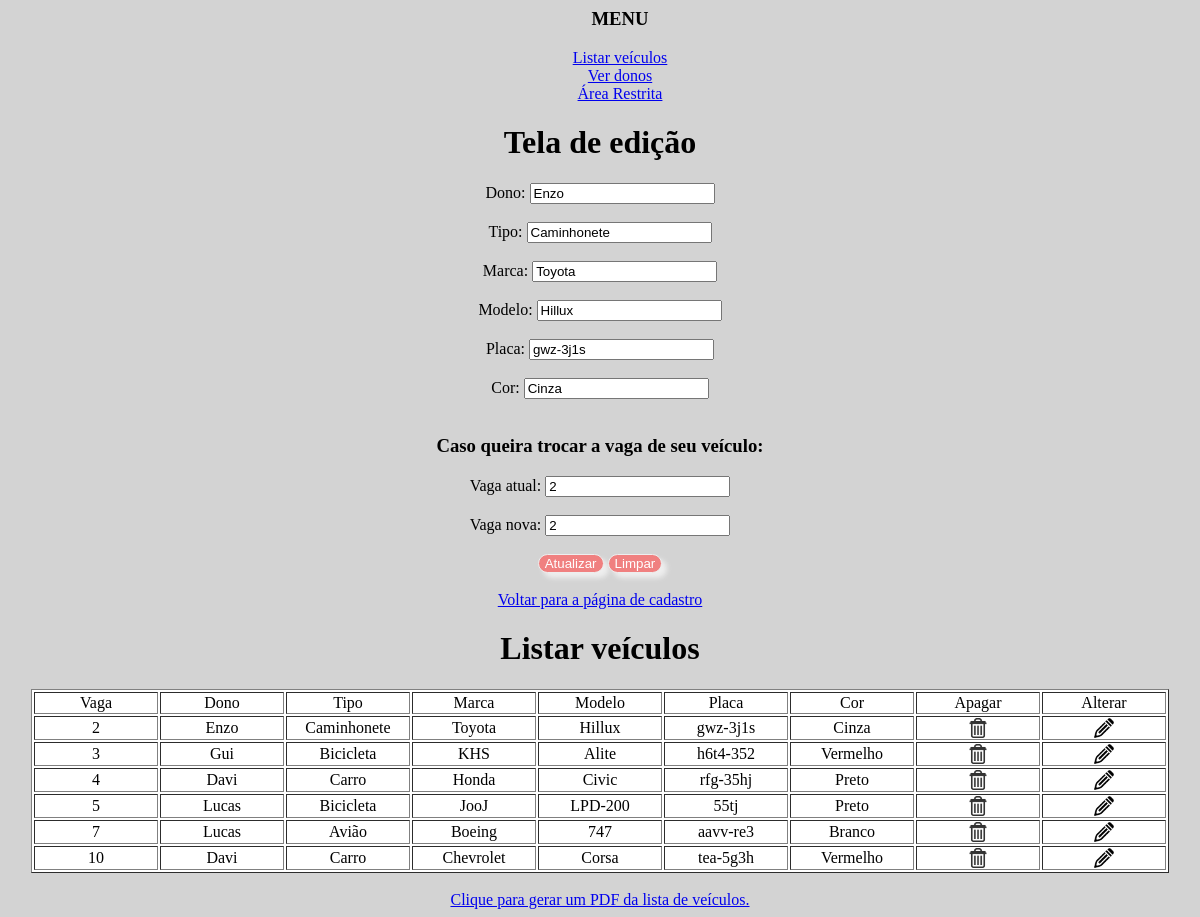
Screenshot of /alterar.php?tipo=2&id=2 with the database file from the repository.
### tables this page shows
CREATE TABLE `vagas` (
  `idvaga` int(50) NOT NULL,
  `modelo` varchar(50) NOT NULL,
  `dono` varchar(50) NOT NULL,
  `cor` varchar(50) NOT NULL,
  `marcas` varchar(50) NOT NULL,
  `placa` varchar(8) NOT NULL,
  `tipo` varchar(50) NOT NULL
);

### listar.php (the view, shortened to what this page needs)
<!DOCTYPE html>
<html lang="pt-br">
<?php
include_once("menu.php")
?>
<head>
    <link rel="stylesheet" type="text/css" href="css/botoes.css"/>
</head>
<body>
    <center>
    <h1>Listar veículos </h1>
    <?php
    $busca ="";
        $mysqli = new mysqli("localhost","root","","estacionamento");
        if($resultado_sel = $mysqli->query("SELECT idvaga,dono,tipo,marcas,modelo,placa,cor FROM vagas WHERE dono like '".$busca."%'")){
            echo'<table border="1">';
            echo'<tr>';
            echo'<td>Vaga</td>';
            echo'<td>Dono</td>';
            echo'<td>Tipo</td>';
            echo'<td>Marca</td>';
            echo'<td>Modelo</td>';
            echo'<td>Placa</td>';
            echo'<td>Cor</td>';
            echo'<td>Apagar';
            echo'<td>Alterar';
            echo'</tr>';
            while($row = mysqli_fetch_assoc($resultado_sel)){
                echo'<tr>';
                echo'<td>'.$row['idvaga'].'</td>';
                echo'<td>'.$row['dono'].'</td>';
                echo'<td>'.$row['tipo'].'</td>';
                echo'<td>'.$row['marcas'].'</td>';
                echo'<td>'.$row['modelo'].'</td>';
                echo'<td>'.$row['placa'].'</td>';
                echo'<td>'.$row['cor'].'</td>';
                echo "<td> <a href='deletar.php?tipo=2&id=".$row['idvaga']."'>
                <img src='img/del.png' width='20' height='20' title='Excluir'/>
                </td>";
                echo "<td> <a href='alterar.php?tipo=2&id=".$row['idvaga']."'>
                <img src='img/edit.png' width='20' height='20' title='Alterar'/>
                </td>";
                echo'</tr>';
            }
            echo'</table>';
        }
    ?>
    <br>
    <a href="gerarPDF.php">Clique para gerar um PDF da lista de veículos.</a>
    </center>
</body>
</html>

### alterar.php (shortened to what this page needs)
<?php
include_once("conexao.php");
include("menu.php");
$id = filter_input(INPUT_GET, 'id', FILTER_SANITIZE_NUMBER_INT);
$result_usuario = "SELECT * FROM vagas WHERE idvaga = '$id'";
$resultado_usuario = mysqli_query($conexao, $result_usuario);
$row_usuario = mysqli_fetch_assoc($resultado_usuario);
?>
<!DOCTYPE html>
<html lang="pt-br">
<head>
    <link rel="stylesheet" type="text/css" href="botoes.css"/>
</head>
<body>
    <center>
    <h1> Tela de edição </h1>
    <form method="POST" action="alterarCodigo.php">
        <label> Dono: </label>
        <input type="text" name="dono" value="<?php echo $row_usuario['dono']; ?>"/> <br /> <br>
        <label> Tipo: </label>
        <input type="text" name="tipo" value="<?php echo $row_usuario['tipo']; ?>"/> <br /> <br>
        <label> Marca: </label>
        <input type="text" name="marcas" value="<?php echo $row_usuario['marcas']; ?>"/> <br /> <br>
        <label> Modelo: </label>
        <input type="text" name="modelo" value="<?php echo $row_usuario['modelo']; ?>"/> <br /> <br>
        <label> Placa: </label>
        <input type="text" name="placa" value="<?php echo $row_usuario['placa']; ?>" maxlength="8"/> <br /> <br>
        <label> Cor: </label>
        <input type="text" name="cor" value="<?php echo $row_usuario['cor']; ?>"/> <br /> <br>
        <p><h3>Caso queira trocar a vaga de seu veículo: </h3></p>
        <label> Vaga atual: </label>
        <input type="text" name="vagaatual" value="<?php echo $row_usuario['idvaga']; ?>" readonly/> <br /> <br>
        <label> Vaga nova: </label>
        <input type="number" name="vaganova" value="<?php echo $row_usuario['idvaga']; ?>"/> <br /> <br>
        <input class = "botoes" type="submit" value="Atualizar" />
        <input class = "botoes" type="reset" value="Limpar" /> <br /> <br>
        <a href="http://localhost/estacionamento/index.php">Voltar para a página de cadastro</a>
    </form>
    </center>
    <?php
    include('listar.php');
    ?>
</body>
</html>

### css/botoes.css (style rules this page uses)
body { background-color: lightgrey; }
.botoes { background: lightcoral; color: #fff; border: 1px solid #eee; border-radius: 20px; box-shadow: 5px 5px 5px #eee; text-shadow: none; }
table { background-color:#fff; }
table td { width: 120px; text-align:center; }

### rows the page displays
vagas: dono "Enzo", tipo "Caminhonete", marcas "Toyota", modelo "Hillux", placa "gwz-3j1s", cor "Cinza", vagaatual "2", vaganova "2", idvaga "2"
vagas: idvaga "3", dono "Gui", tipo "Bicicleta", marcas "KHS", modelo "Alite", placa "h6t4-352", cor "Vermelho"
vagas: idvaga "4", dono "Davi", tipo "Carro", marcas "Honda", modelo "Civic", placa "rfg-35hj", cor "Preto"
vagas: idvaga "5", dono "Lucas", tipo "Bicicleta", marcas "JooJ", modelo "LPD-200", placa "55tj", cor "Preto"
vagas: idvaga "7", dono "Lucas", tipo "Avião", marcas "Boeing", modelo "747", placa "aavv-re3", cor "Branco"
vagas: idvaga "10", dono "Davi", tipo "Carro", marcas "Chevrolet", modelo "Corsa", placa "tea-5g3h", cor "Vermelho"
